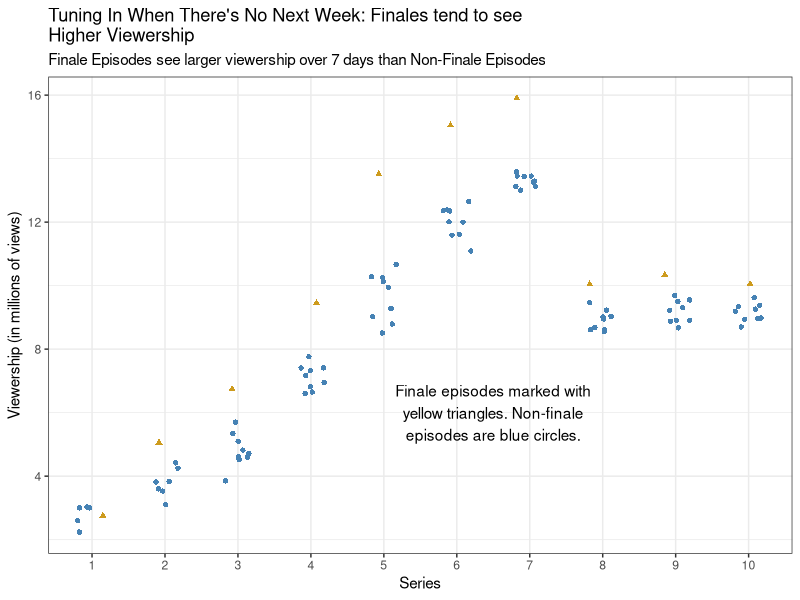
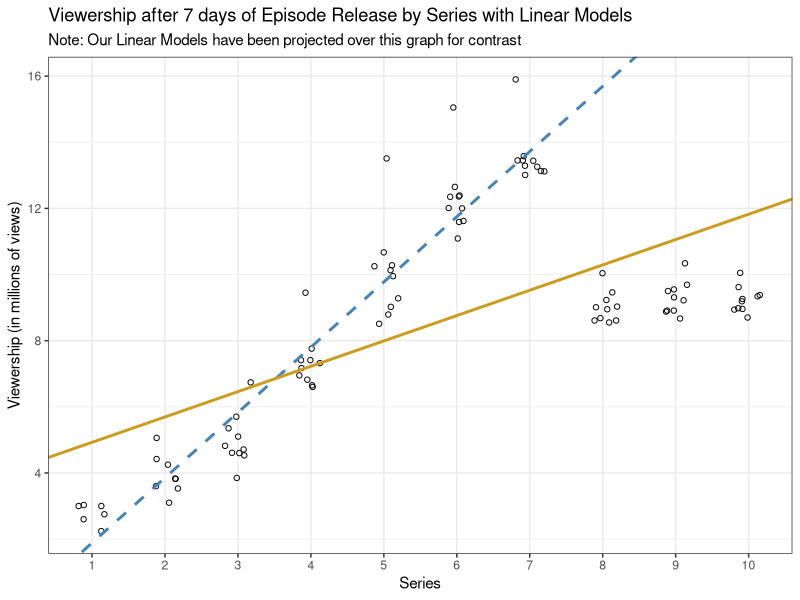

Generate these figures, in order, with R:
## ---- chunk 1
#| label: setup
library(tidyverse)
library(here)
library(kableExtra)
library(broom)


ratings <- read_csv(here("./data/ratings.csv"))

## ---- chunk 2
#| label: data-cleaning


## ADDING INDICATOR VARIABLE
finale_episodes <- ratings|>
  group_by(series)|>
  slice_max(order_by = episode)|>
  ungroup()|>
  mutate(
    finale = TRUE
  )

non_finale_episodes <- ratings |>
  anti_join(finale_episodes)|>
  mutate(
    finale = FALSE
  )

ratings_new <- non_finale_episodes |>
  full_join(finale_episodes)|>
  mutate(
    finale = as.character(finale)
  )

## Summary Stats for Q1
non<- non_finale_episodes|>
  summarise(
    type = "Non Finale Episodes",
    mean = round(mean(viewers_7day), digits = 3),
    sd = round(sd(viewers_7day), digits = 3),
    median = round(median(viewers_7day), digits = 3),
    q1 = round(quantile(viewers_7day,probs = .25), digits = 3),
    q3 = round(quantile(viewers_7day,probs = .75), digits = 3),
    observations = n()
  )

fin <- finale_episodes|>
  summarise(
    type = "Finale Episodes",
    mean = round(mean(viewers_7day), digits = 3),
    sd = round(sd(viewers_7day), digits = 3),
    median = round(median(viewers_7day), digits = 3),
    q1 = round(quantile(viewers_7day,probs = .25), digits = 3),
    q3 = round(quantile(viewers_7day,probs = .75), digits = 3),
    observations = n()
  )


## Ratings subset for linear models
ratings_subset <- ratings|>
  filter(series <8)






## ---- chunk 3
#| label: data-analysis
#| output: false
# you might choose to run your analysis here or in a separate script. Save your output for later.

## T-TEST
t.test(formula = ratings_new$viewers_7day ~ ratings_new$finale, alternative = "less")

t.test(formula = ratings_new$viewers_7day ~ ratings_new$finale, alternative = "two.sided")



## LINEAR MODELS
bakeoff_early_fit <- lm(viewers_7day ~ series, data = ratings_subset)

bakeoff_fit <- lm(viewers_7day ~ series, data = ratings)

## ---- chunk 4
#| label: tbl-finale-viewership-summary
#| tbl-cap: "This table displays summary statisitcs for non-finale episodes and finale episodes. These summary statistics are as follows: mean, standard deviation, median, quartile 1 and quartile 3."
#| tbl-pos: "H"


non |>
  full_join(fin)|>
  kable(
    format = "pipe",
    align = "l",
    caption = "Summary Stats for Non Finale and Finale Episodes"
  )
## ---- chunk 5
#| label: fig-finale-viewership-plot
#| fig-cap: "This graph displays the viewership by series of the Great British Bake Off, with blue dots representing the viewership for non-finale episodes and yellow triangles viewership of finale episodes, with finale episodes having consistantly higher viewership than non-finale episodes."
#| fig-alt: "Your figure alternative text."
#| fig-align: center
#| fig-pos: "H"

ratings_new|>
  ggplot(mapping = aes(x = factor(series)))+
  geom_jitter(mapping = aes(y = viewers_7day, color = finale, shape = finale),
              width = 0.2, height = 0, weight = 4, show.legend = FALSE)+
  theme_bw()+
  annotate(
    "text", x = 6.5, y = 6, label = "Finale episodes marked with\nyellow triangles. Non-finale\nepisodes are blue circles."
  )+
  labs(
    x = "Series",
    y = "Viewership (in millions of views)", #look at this later alie and see if you still want a y-axis label
    subtitle = "Finale Episodes see larger viewership over 7 days than Non-Finale Episodes",
    title = "Tuning In When There's No Next Week: Finales tend to see \nHigher Viewership"
  )+
  scale_color_manual(values = c("steelblue", "goldenrod3"))

## ---- chunk 6
#| label: fig-linear-model-viewership-plot
#| fig-cap: "Graph of viewership for every episode with two lines projected onto it. Blue line is projected onto the graph showing the subsetted linear model. Yellow line is projected onto the line showing the full linear model. This graph shows how the subsetting linear model fits the first seven series extremely well, showing that series 8, 9, and 10 have a different trend."
#| fig-alt: "The figure has black open dots that represent the viewership of each individual episode. There is an increasing trend of viewership from series 1 to 7, which drops during series 8, adn stays consisent during series 9 and 10. In addition, there are two lines on the graph, "
#| fig-align: center
#| fig-pos: "H"

ratings |>
  ggplot(mapping = aes(x = factor(series), y = viewers_7day))+
  geom_jitter(width = 0.2, height = 0, shape = 1)+
  geom_abline(
    slope = 1.97278, intercept = -0.08880, col = "steelblue", linetype = "dashed", linewidth = 1
              )+
  geom_abline(
    slope = 0.76636, intercept = 4.16083, col = "goldenrod3", linewidth = 1
    )+
  theme_bw()+
  labs(
    x = "Series",
    y = "Viewership (in millions of views)",
    subtitle = "Note: Our Linear Models have been projected over this graph for contrast",
    title = "Viewership after 7 days of Episode Release by Series with Linear Models"
  )
  
## ---- chunk 7

##i really want to add the coefficents...

reduced <- glance(bakeoff_early_fit)|>
  select(r.squared, p.value)|>
  mutate(
    type = "reduced", .before = "r.squared",
    r.squared = round(r.squared, digits = 3),
    intercept = round(bakeoff_early_fit$coefficients[1], digits = 3),
    slope = round(bakeoff_early_fit$coefficients[2], digits = 3)

  )
## ---- chunk 8
#| label: tbl-linear-model-comp-and-summary2
#| tbl-cap: "Summary Statisitcs for Comparitive Linear Models"
#| tbl-pos: "H"
  
glance(bakeoff_fit)|>
  select(r.squared, p.value)|>
  mutate(
    type = "full", .before = "r.squared",
    r.squared = round(r.squared, digits = 3),
    intercept = round(bakeoff_fit$coefficients[1], digits = 3),
    slope = round(bakeoff_fit$coefficients[2], digits = 3)
  )|>
  full_join(reduced)|>
  kable(
    caption = "Summary Statisitcs for Comparitive Linear Models",
    
  )
